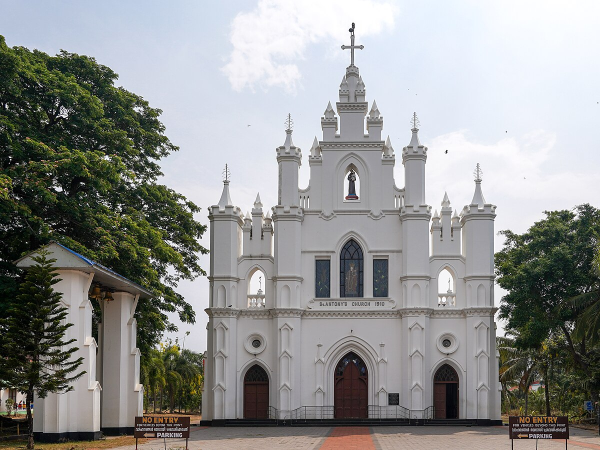
#> input picture input.jpg, 1200 x 900 px (shown at 1/2 size)
$ python test.py
#> lines starting #> are read from the running program, lines starting #| are printed output that depends on the picture
from PIL import Image

def resize_image(input_path, output_path, size=(300, 200)):
#> called with input_path = 'input.jpg', output_path = 'output.jpg', size = (300, 200)
    with Image.open(input_path) as img:
#> img is the input picture: PIL image 1200x900 RGB; mean R, G, B 145.6, 146.6, 145.2
        resized_img = img.resize(size)
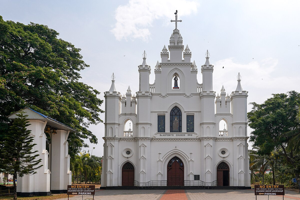
#> resized_img: PIL image 300x200 RGB; mean R, G, B 145.6, 146.6, 145.2
        resized_img.save(output_path)
        print(f"Image saved to {output_path} with size {size}")

# Example usage:
if __name__ == "__main__":
    input_image = "input.jpg"        # Replace with your image file
    output_image = "output.jpg"      # Output file path
    resize_image(input_image, output_image)
